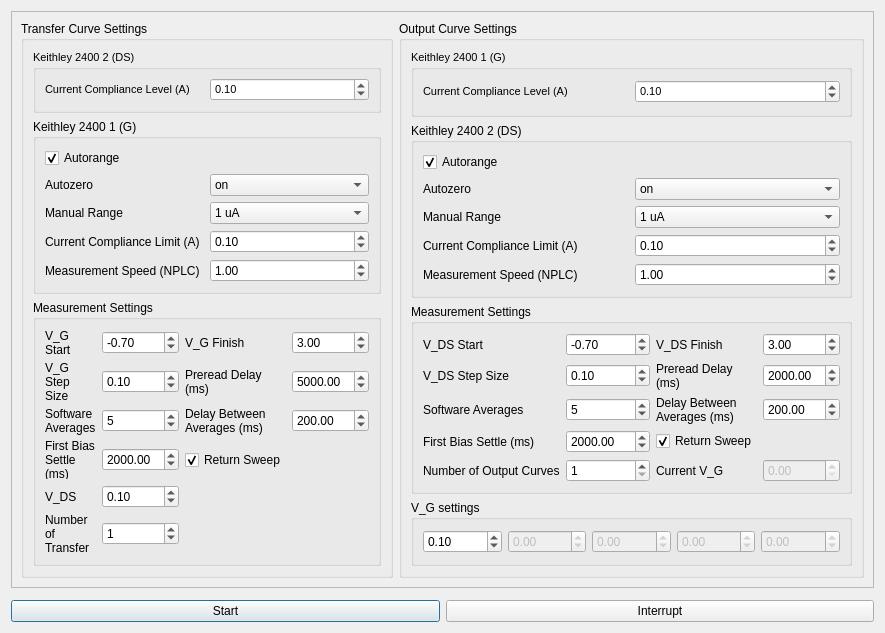
<?xml version="1.0" encoding="UTF-8"?>
<ui version="4.0">
 <class>Dialog</class>
 <widget class="QDialog" name="Dialog">
  <property name="geometry">
   <rect>
    <x>0</x>
    <y>0</y>
    <width>879</width>
    <height>633</height>
   </rect>
  </property>
  <property name="windowTitle">
   <string>Dialog</string>
  </property>
  <layout class="QGridLayout" name="gridLayout_5">
   <item row="0" column="0" colspan="2">
    <widget class="QFrame" name="frame">
     <property name="frameShape">
      <enum>QFrame::StyledPanel</enum>
     </property>
     <property name="frameShadow">
      <enum>QFrame::Raised</enum>
     </property>
     <layout class="QHBoxLayout" name="horizontalLayout_3">
      <item>
       <widget class="QGroupBox" name="groupBox_4">
        <property name="title">
         <string>Transfer Curve Settings</string>
        </property>
        <layout class="QVBoxLayout" name="verticalLayout_2">
         <item>
          <widget class="QGroupBox" name="groupBox_6">
           <property name="font">
            <font>
             <pointsize>8</pointsize>
            </font>
           </property>
           <property name="title">
            <string>Keithley 2400 2 (DS)</string>
           </property>
           <layout class="QHBoxLayout" name="horizontalLayout_2">
            <item>
             <widget class="QLabel" name="label_6">
              <property name="text">
               <string>Current Compliance Level (A)</string>
              </property>
              <property name="wordWrap">
               <bool>true</bool>
              </property>
             </widget>
            </item>
            <item>
             <widget class="QDoubleSpinBox" name="current_compliance_ds_transfer_doubleSpinBox">
              <property name="minimum">
               <double>-100.000000000000000</double>
              </property>
              <property name="value">
               <double>0.100000000000000</double>
              </property>
             </widget>
            </item>
           </layout>
          </widget>
         </item>
         <item>
          <widget class="QGroupBox" name="groupBox_7">
           <property name="title">
            <string>Keithley 2400 1 (G)</string>
           </property>
           <layout class="QGridLayout" name="gridLayout_4">
            <item row="2" column="0">
             <widget class="QLabel" name="label_7">
              <property name="text">
               <string>Manual Range</string>
              </property>
              <property name="wordWrap">
               <bool>true</bool>
              </property>
             </widget>
            </item>
            <item row="3" column="0">
             <widget class="QLabel" name="label_8">
              <property name="text">
               <string>Current Compliance Limit (A)</string>
              </property>
              <property name="wordWrap">
               <bool>true</bool>
              </property>
             </widget>
            </item>
            <item row="2" column="1">
             <widget class="QComboBox" name="manual_range_g_comboBox">
              <item>
               <property name="text">
                <string>1 uA</string>
               </property>
              </item>
              <item>
               <property name="text">
                <string>10 uA</string>
               </property>
              </item>
              <item>
               <property name="text">
                <string>100 uA</string>
               </property>
              </item>
              <item>
               <property name="text">
                <string>1 mA</string>
               </property>
              </item>
              <item>
               <property name="text">
                <string>10 mA</string>
               </property>
              </item>
              <item>
               <property name="text">
                <string>100 mA</string>
               </property>
              </item>
              <item>
               <property name="text">
                <string>1 A</string>
               </property>
              </item>
             </widget>
            </item>
            <item row="3" column="1">
             <widget class="QDoubleSpinBox" name="current_compliance_g_transfer_doubleSpinBox">
              <property name="minimum">
               <double>-100.000000000000000</double>
              </property>
              <property name="value">
               <double>0.100000000000000</double>
              </property>
             </widget>
            </item>
            <item row="4" column="0">
             <widget class="QLabel" name="label_21">
              <property name="text">
               <string>Measurement Speed (NPLC)</string>
              </property>
              <property name="wordWrap">
               <bool>true</bool>
              </property>
             </widget>
            </item>
            <item row="0" column="0">
             <widget class="QCheckBox" name="autorange_g_checkBox">
              <property name="text">
               <string>Autorange</string>
              </property>
              <property name="checked">
               <bool>true</bool>
              </property>
             </widget>
            </item>
            <item row="4" column="1">
             <widget class="QDoubleSpinBox" name="nplc_g_doubleSpinBox">
              <property name="maximum">
               <double>10.000000000000000</double>
              </property>
              <property name="value">
               <double>1.000000000000000</double>
              </property>
             </widget>
            </item>
            <item row="1" column="1">
             <widget class="QComboBox" name="autozero_g_comboBox">
              <item>
               <property name="text">
                <string>on</string>
               </property>
              </item>
              <item>
               <property name="text">
                <string>off</string>
               </property>
              </item>
              <item>
               <property name="text">
                <string>once</string>
               </property>
              </item>
             </widget>
            </item>
            <item row="1" column="0">
             <widget class="QLabel" name="label_22">
              <property name="text">
               <string>Autozero</string>
              </property>
             </widget>
            </item>
           </layout>
          </widget>
         </item>
         <item>
          <widget class="QGroupBox" name="groupBox_5">
           <property name="title">
            <string>Measurement Settings</string>
           </property>
           <layout class="QGridLayout" name="gridLayout_3">
            <item row="6" column="1">
             <widget class="QDoubleSpinBox" name="v_ds_doubleSpinBox">
              <property name="minimum">
               <double>-100.000000000000000</double>
              </property>
              <property name="value">
               <double>0.100000000000000</double>
              </property>
             </widget>
            </item>
            <item row="4" column="3">
             <widget class="QDoubleSpinBox" name="delay_between_averages_transfer_doubleSpinBox">
              <property name="maximum">
               <double>25000.000000000000000</double>
              </property>
              <property name="value">
               <double>200.000000000000000</double>
              </property>
             </widget>
            </item>
            <item row="4" column="0">
             <widget class="QLabel" name="label_17">
              <property name="text">
               <string>Software Averages</string>
              </property>
              <property name="wordWrap">
               <bool>true</bool>
              </property>
             </widget>
            </item>
            <item row="5" column="2">
             <widget class="QCheckBox" name="return_sweep_transfer_checkBox">
              <property name="text">
               <string>Return Sweep</string>
              </property>
              <property name="checked">
               <bool>true</bool>
              </property>
             </widget>
            </item>
            <item row="0" column="0">
             <widget class="QLabel" name="v_sweep_start_label_2">
              <property name="text">
               <string>V_G Start</string>
              </property>
              <property name="wordWrap">
               <bool>true</bool>
              </property>
             </widget>
            </item>
            <item row="6" column="0">
             <widget class="QLabel" name="v_constant_label_2">
              <property name="text">
               <string>V_DS</string>
              </property>
             </widget>
            </item>
            <item row="4" column="1">
             <widget class="QDoubleSpinBox" name="software_averages_transfer_doubleSpinBox">
              <property name="decimals">
               <number>0</number>
              </property>
              <property name="value">
               <double>5.000000000000000</double>
              </property>
             </widget>
            </item>
            <item row="5" column="0">
             <widget class="QLabel" name="label_18">
              <property name="text">
               <string>First Bias Settle (ms)</string>
              </property>
              <property name="wordWrap">
               <bool>true</bool>
              </property>
             </widget>
            </item>
            <item row="2" column="1">
             <widget class="QDoubleSpinBox" name="v_g_step_size_doubleSpinBox">
              <property name="minimum">
               <double>-100.000000000000000</double>
              </property>
              <property name="value">
               <double>0.100000000000000</double>
              </property>
             </widget>
            </item>
            <item row="4" column="2">
             <widget class="QLabel" name="label_13">
              <property name="text">
               <string>Delay Between Averages (ms)</string>
              </property>
              <property name="wordWrap">
               <bool>true</bool>
              </property>
             </widget>
            </item>
            <item row="2" column="0">
             <widget class="QLabel" name="v_sweep_step_size_label_2">
              <property name="text">
               <string>V_G Step Size</string>
              </property>
              <property name="wordWrap">
               <bool>true</bool>
              </property>
             </widget>
            </item>
            <item row="2" column="2">
             <widget class="QLabel" name="label_16">
              <property name="text">
               <string>Preread Delay (ms)</string>
              </property>
              <property name="wordWrap">
               <bool>true</bool>
              </property>
             </widget>
            </item>
            <item row="0" column="2">
             <widget class="QLabel" name="v_sweep_finish_label_2">
              <property name="text">
               <string>V_G Finish</string>
              </property>
              <property name="wordWrap">
               <bool>true</bool>
              </property>
             </widget>
            </item>
            <item row="0" column="1">
             <widget class="QDoubleSpinBox" name="v_g_start_doubleSpinBox">
              <property name="minimum">
               <double>-100.000000000000000</double>
              </property>
              <property name="value">
               <double>-0.700000000000000</double>
              </property>
             </widget>
            </item>
            <item row="0" column="3">
             <widget class="QDoubleSpinBox" name="v_g_finish_doubleSpinBox">
              <property name="minimum">
               <double>-100.000000000000000</double>
              </property>
              <property name="value">
               <double>3.000000000000000</double>
              </property>
             </widget>
            </item>
            <item row="2" column="3">
             <widget class="QDoubleSpinBox" name="preread_delay_transfer_doubleSpinBox">
              <property name="maximum">
               <double>25000.000000000000000</double>
              </property>
              <property name="value">
               <double>5000.000000000000000</double>
              </property>
             </widget>
            </item>
            <item row="5" column="1">
             <widget class="QDoubleSpinBox" name="first_bias_settle_transfer_doubleSpinBox">
              <property name="maximum">
               <double>25000.000000000000000</double>
              </property>
              <property name="value">
               <double>2000.000000000000000</double>
              </property>
             </widget>
            </item>
            <item row="7" column="0">
             <widget class="QLabel" name="label_23">
              <property name="text">
               <string>Number of Transfer Curves</string>
              </property>
              <property name="wordWrap">
               <bool>true</bool>
              </property>
             </widget>
            </item>
            <item row="7" column="1">
             <widget class="QDoubleSpinBox" name="num_transfer_curves_doubleSpinBox">
              <property name="decimals">
               <number>0</number>
              </property>
              <property name="value">
               <double>1.000000000000000</double>
              </property>
             </widget>
            </item>
           </layout>
          </widget>
         </item>
        </layout>
       </widget>
      </item>
      <item>
       <widget class="QGroupBox" name="groupBox">
        <property name="title">
         <string>Output Curve Settings</string>
        </property>
        <layout class="QVBoxLayout" name="verticalLayout">
         <item>
          <widget class="QGroupBox" name="groupBox">
           <property name="font">
            <font>
             <pointsize>8</pointsize>
            </font>
           </property>
           <property name="title">
            <string>Keithley 2400 1 (G)</string>
           </property>
           <layout class="QHBoxLayout" name="horizontalLayout">
            <item>
             <widget class="QLabel" name="label">
              <property name="text">
               <string>Current Compliance Level (A)</string>
              </property>
              <property name="wordWrap">
               <bool>true</bool>
              </property>
             </widget>
            </item>
            <item>
             <widget class="QDoubleSpinBox" name="current_compliance_g_output_doubleSpinBox">
              <property name="minimum">
               <double>-100.000000000000000</double>
              </property>
              <property name="value">
               <double>0.100000000000000</double>
              </property>
             </widget>
            </item>
           </layout>
          </widget>
         </item>
         <item>
          <widget class="QGroupBox" name="groupBox_2">
           <property name="title">
            <string>Keithley 2400 2 (DS)</string>
           </property>
           <layout class="QGridLayout" name="gridLayout">
            <item row="0" column="0">
             <widget class="QCheckBox" name="autorange_ds_checkBox">
              <property name="text">
               <string>Autorange</string>
              </property>
              <property name="checked">
               <bool>true</bool>
              </property>
             </widget>
            </item>
            <item row="2" column="0">
             <widget class="QLabel" name="label_3">
              <property name="text">
               <string>Manual Range</string>
              </property>
              <property name="wordWrap">
               <bool>true</bool>
              </property>
             </widget>
            </item>
            <item row="3" column="0">
             <widget class="QLabel" name="label_4">
              <property name="text">
               <string>Current Compliance Limit (A)</string>
              </property>
              <property name="wordWrap">
               <bool>true</bool>
              </property>
             </widget>
            </item>
            <item row="1" column="0">
             <widget class="QLabel" name="label_9">
              <property name="text">
               <string>Autozero</string>
              </property>
             </widget>
            </item>
            <item row="3" column="1">
             <widget class="QDoubleSpinBox" name="current_compliance_ds_output_doubleSpinBox">
              <property name="minimum">
               <double>-100.000000000000000</double>
              </property>
              <property name="value">
               <double>0.100000000000000</double>
              </property>
             </widget>
            </item>
            <item row="2" column="1">
             <widget class="QComboBox" name="manual_range_ds_comboBox">
              <item>
               <property name="text">
                <string>1 uA</string>
               </property>
              </item>
              <item>
               <property name="text">
                <string>10 uA</string>
               </property>
              </item>
              <item>
               <property name="text">
                <string>100 uA</string>
               </property>
              </item>
              <item>
               <property name="text">
                <string>1 mA</string>
               </property>
              </item>
              <item>
               <property name="text">
                <string>10 mA</string>
               </property>
              </item>
              <item>
               <property name="text">
                <string>100 mA</string>
               </property>
              </item>
              <item>
               <property name="text">
                <string>1 A</string>
               </property>
              </item>
             </widget>
            </item>
            <item row="4" column="1">
             <widget class="QDoubleSpinBox" name="nplc_ds_doubleSpinBox">
              <property name="maximum">
               <double>10.000000000000000</double>
              </property>
              <property name="value">
               <double>1.000000000000000</double>
              </property>
             </widget>
            </item>
            <item row="4" column="0">
             <widget class="QLabel" name="label_5">
              <property name="text">
               <string>Measurement Speed (NPLC)</string>
              </property>
              <property name="wordWrap">
               <bool>true</bool>
              </property>
             </widget>
            </item>
            <item row="1" column="1">
             <widget class="QComboBox" name="autozero_ds_comboBox">
              <item>
               <property name="text">
                <string>on</string>
               </property>
              </item>
              <item>
               <property name="text">
                <string>off</string>
               </property>
              </item>
              <item>
               <property name="text">
                <string>once</string>
               </property>
              </item>
             </widget>
            </item>
           </layout>
          </widget>
         </item>
         <item>
          <widget class="QGroupBox" name="groupBox_3">
           <property name="title">
            <string>Measurement Settings</string>
           </property>
           <layout class="QGridLayout" name="gridLayout_2">
            <item row="0" column="2">
             <widget class="QLabel" name="v_sweep_finish_label">
              <property name="text">
               <string>V_DS Finish</string>
              </property>
              <property name="wordWrap">
               <bool>true</bool>
              </property>
             </widget>
            </item>
            <item row="0" column="1">
             <widget class="QDoubleSpinBox" name="v_ds_start_doubleSpinBox">
              <property name="minimum">
               <double>-100.000000000000000</double>
              </property>
              <property name="value">
               <double>-0.700000000000000</double>
              </property>
             </widget>
            </item>
            <item row="4" column="2">
             <widget class="QLabel" name="label_12">
              <property name="text">
               <string>Delay Between Averages (ms)</string>
              </property>
              <property name="wordWrap">
               <bool>true</bool>
              </property>
             </widget>
            </item>
            <item row="0" column="0">
             <widget class="QLabel" name="v_sweep_start_label">
              <property name="text">
               <string>V_DS Start</string>
              </property>
              <property name="wordWrap">
               <bool>true</bool>
              </property>
             </widget>
            </item>
            <item row="2" column="0">
             <widget class="QLabel" name="v_sweep_step_size_label">
              <property name="text">
               <string>V_DS Step Size</string>
              </property>
              <property name="wordWrap">
               <bool>true</bool>
              </property>
             </widget>
            </item>
            <item row="0" column="3">
             <widget class="QDoubleSpinBox" name="v_ds_finish_doubleSpinBox">
              <property name="minimum">
               <double>-100.000000000000000</double>
              </property>
              <property name="value">
               <double>3.000000000000000</double>
              </property>
             </widget>
            </item>
            <item row="4" column="1">
             <widget class="QDoubleSpinBox" name="software_averages_output_doubleSpinBox">
              <property name="decimals">
               <number>0</number>
              </property>
              <property name="value">
               <double>5.000000000000000</double>
              </property>
             </widget>
            </item>
            <item row="5" column="1">
             <widget class="QDoubleSpinBox" name="first_bias_settle_output_doubleSpinBox">
              <property name="maximum">
               <double>250000.000000000000000</double>
              </property>
              <property name="value">
               <double>2000.000000000000000</double>
              </property>
             </widget>
            </item>
            <item row="4" column="0">
             <widget class="QLabel" name="label_11">
              <property name="text">
               <string>Software Averages</string>
              </property>
              <property name="wordWrap">
               <bool>true</bool>
              </property>
             </widget>
            </item>
            <item row="4" column="3">
             <widget class="QDoubleSpinBox" name="delay_between_averages_output_doubleSpinBox">
              <property name="maximum">
               <double>25000.000000000000000</double>
              </property>
              <property name="value">
               <double>200.000000000000000</double>
              </property>
             </widget>
            </item>
            <item row="5" column="0">
             <widget class="QLabel" name="label_14">
              <property name="text">
               <string>First Bias Settle (ms)</string>
              </property>
              <property name="wordWrap">
               <bool>true</bool>
              </property>
             </widget>
            </item>
            <item row="2" column="1">
             <widget class="QDoubleSpinBox" name="v_ds_step_size_doubleSpinBox">
              <property name="minimum">
               <double>-100.000000000000000</double>
              </property>
              <property name="value">
               <double>0.100000000000000</double>
              </property>
             </widget>
            </item>
            <item row="5" column="2">
             <widget class="QCheckBox" name="return_sweep_output_checkBox">
              <property name="text">
               <string>Return Sweep</string>
              </property>
              <property name="checked">
               <bool>true</bool>
              </property>
             </widget>
            </item>
            <item row="2" column="3">
             <widget class="QDoubleSpinBox" name="preread_delay_output_doubleSpinBox">
              <property name="maximum">
               <double>25000.000000000000000</double>
              </property>
              <property name="value">
               <double>2000.000000000000000</double>
              </property>
             </widget>
            </item>
            <item row="2" column="2">
             <widget class="QLabel" name="label_10">
              <property name="text">
               <string>Preread Delay (ms)</string>
              </property>
              <property name="wordWrap">
               <bool>true</bool>
              </property>
             </widget>
            </item>
            <item row="6" column="2">
             <widget class="QLabel" name="v_constant_label">
              <property name="text">
               <string>Current V_G</string>
              </property>
             </widget>
            </item>
            <item row="6" column="3">
             <widget class="QDoubleSpinBox" name="v_g_doubleSpinBox">
              <property name="enabled">
               <bool>false</bool>
              </property>
             </widget>
            </item>
            <item row="6" column="0">
             <widget class="QLabel" name="label_24">
              <property name="text">
               <string>Number of Output Curves</string>
              </property>
             </widget>
            </item>
            <item row="6" column="1">
             <widget class="QDoubleSpinBox" name="num_output_curves_doubleSpinBox">
              <property name="decimals">
               <number>0</number>
              </property>
              <property name="minimum">
               <double>1.000000000000000</double>
              </property>
              <property name="maximum">
               <double>5.000000000000000</double>
              </property>
             </widget>
            </item>
           </layout>
          </widget>
         </item>
         <item>
          <widget class="QGroupBox" name="v_g_groupBox">
           <property name="title">
            <string>V_G settings</string>
           </property>
           <layout class="QHBoxLayout" name="horizontalLayout_4">
            <item>
             <widget class="QDoubleSpinBox" name="v_g1_doubleSpinBox">
              <property name="minimum">
               <double>-100.000000000000000</double>
              </property>
              <property name="value">
               <double>0.100000000000000</double>
              </property>
             </widget>
            </item>
            <item>
             <widget class="QDoubleSpinBox" name="v_g2_doubleSpinBox">
              <property name="enabled">
               <bool>false</bool>
              </property>
              <property name="minimum">
               <double>-100.000000000000000</double>
              </property>
             </widget>
            </item>
            <item>
             <widget class="QDoubleSpinBox" name="v_g3_doubleSpinBox">
              <property name="enabled">
               <bool>false</bool>
              </property>
              <property name="minimum">
               <double>-100.000000000000000</double>
              </property>
             </widget>
            </item>
            <item>
             <widget class="QDoubleSpinBox" name="v_g4_doubleSpinBox">
              <property name="enabled">
               <bool>false</bool>
              </property>
              <property name="minimum">
               <double>-100.000000000000000</double>
              </property>
             </widget>
            </item>
            <item>
             <widget class="QDoubleSpinBox" name="v_g5_doubleSpinBox">
              <property name="enabled">
               <bool>false</bool>
              </property>
              <property name="minimum">
               <double>-100.000000000000000</double>
              </property>
             </widget>
            </item>
           </layout>
          </widget>
         </item>
        </layout>
       </widget>
      </item>
     </layout>
    </widget>
   </item>
   <item row="5" column="0">
    <widget class="QPushButton" name="start_pushButton">
     <property name="text">
      <string>Start</string>
     </property>
    </widget>
   </item>
   <item row="5" column="1">
    <widget class="QPushButton" name="interrupt_pushButton">
     <property name="text">
      <string>Interrupt</string>
     </property>
    </widget>
   </item>
   <item row="1" column="0">
    <widget class="QFrame" name="frame_2">
     <property name="frameShape">
      <enum>QFrame::StyledPanel</enum>
     </property>
     <property name="frameShadow">
      <enum>QFrame::Raised</enum>
     </property>
     <widget class="QDoubleSpinBox" name="thickness_doubleSpinBox">
      <property name="geometry">
       <rect>
        <x>340</x>
        <y>50</y>
        <width>65</width>
        <height>20</height>
       </rect>
      </property>
      <property name="maximum">
       <double>1000.000000000000000</double>
      </property>
      <property name="value">
       <double>50.000000000000000</double>
      </property>
     </widget>
     <widget class="QLabel" name="label_15">
      <property name="geometry">
       <rect>
        <x>10</x>
        <y>50</y>
        <width>121</width>
        <height>20</height>
       </rect>
      </property>
      <property name="text">
       <string>Dimension (manual mode)</string>
      </property>
     </widget>
     <widget class="QLabel" name="label_19">
      <property name="geometry">
       <rect>
        <x>330</x>
        <y>20</y>
        <width>71</width>
        <height>16</height>
       </rect>
      </property>
      <property name="text">
       <string>Thickness (um)</string>
      </property>
     </widget>
     <widget class="QComboBox" name="dimension_comboBox">
      <property name="geometry">
       <rect>
        <x>190</x>
        <y>50</y>
        <width>74</width>
        <height>20</height>
       </rect>
      </property>
      <item>
       <property name="text">
        <string>4000 x 20</string>
       </property>
      </item>
      <item>
       <property name="text">
        <string>2000 x 20</string>
       </property>
      </item>
      <item>
       <property name="text">
        <string>1000 x 20</string>
       </property>
      </item>
      <item>
       <property name="text">
        <string>800 x 20</string>
       </property>
      </item>
      <item>
       <property name="text">
        <string>400 x 20</string>
       </property>
      </item>
      <item>
       <property name="text">
        <string>200 x 20</string>
       </property>
      </item>
      <item>
       <property name="text">
        <string>100 x 20</string>
       </property>
      </item>
     </widget>
     <widget class="QComboBox" name="pixel_comboBox">
      <property name="geometry">
       <rect>
        <x>180</x>
        <y>20</y>
        <width>101</width>
        <height>20</height>
       </rect>
      </property>
      <item>
       <property name="text">
        <string>800</string>
       </property>
      </item>
      <item>
       <property name="text">
        <string>2000</string>
       </property>
      </item>
      <item>
       <property name="text">
        <string>200</string>
       </property>
      </item>
      <item>
       <property name="text">
        <string>100</string>
       </property>
      </item>
      <item>
       <property name="text">
        <string>400</string>
       </property>
      </item>
      <item>
       <property name="text">
        <string>1000</string>
       </property>
      </item>
      <item>
       <property name="text">
        <string>4000</string>
       </property>
      </item>
     </widget>
     <widget class="QLabel" name="label_20">
      <property name="geometry">
       <rect>
        <x>10</x>
        <y>20</y>
        <width>141</width>
        <height>16</height>
       </rect>
      </property>
      <property name="text">
       <string>Dimension (with relay (um))</string>
      </property>
     </widget>
    </widget>
   </item>
  </layout>
 </widget>
 <tabstops>
  <tabstop>current_compliance_ds_transfer_doubleSpinBox</tabstop>
  <tabstop>autorange_g_checkBox</tabstop>
  <tabstop>autozero_g_comboBox</tabstop>
  <tabstop>manual_range_g_comboBox</tabstop>
  <tabstop>current_compliance_g_transfer_doubleSpinBox</tabstop>
  <tabstop>nplc_g_doubleSpinBox</tabstop>
  <tabstop>v_g_start_doubleSpinBox</tabstop>
  <tabstop>v_g_finish_doubleSpinBox</tabstop>
  <tabstop>v_g_step_size_doubleSpinBox</tabstop>
  <tabstop>preread_delay_transfer_doubleSpinBox</tabstop>
  <tabstop>software_averages_transfer_doubleSpinBox</tabstop>
  <tabstop>delay_between_averages_transfer_doubleSpinBox</tabstop>
  <tabstop>first_bias_settle_transfer_doubleSpinBox</tabstop>
  <tabstop>return_sweep_transfer_checkBox</tabstop>
  <tabstop>v_ds_doubleSpinBox</tabstop>
  <tabstop>num_transfer_curves_doubleSpinBox</tabstop>
  <tabstop>current_compliance_g_output_doubleSpinBox</tabstop>
  <tabstop>autorange_ds_checkBox</tabstop>
  <tabstop>autozero_ds_comboBox</tabstop>
  <tabstop>manual_range_ds_comboBox</tabstop>
  <tabstop>current_compliance_ds_output_doubleSpinBox</tabstop>
  <tabstop>nplc_ds_doubleSpinBox</tabstop>
  <tabstop>v_ds_start_doubleSpinBox</tabstop>
  <tabstop>v_ds_finish_doubleSpinBox</tabstop>
  <tabstop>v_ds_step_size_doubleSpinBox</tabstop>
  <tabstop>preread_delay_output_doubleSpinBox</tabstop>
  <tabstop>software_averages_output_doubleSpinBox</tabstop>
  <tabstop>delay_between_averages_output_doubleSpinBox</tabstop>
  <tabstop>first_bias_settle_output_doubleSpinBox</tabstop>
  <tabstop>return_sweep_output_checkBox</tabstop>
  <tabstop>num_output_curves_doubleSpinBox</tabstop>
  <tabstop>v_g_doubleSpinBox</tabstop>
  <tabstop>v_g1_doubleSpinBox</tabstop>
  <tabstop>v_g2_doubleSpinBox</tabstop>
  <tabstop>v_g3_doubleSpinBox</tabstop>
  <tabstop>v_g4_doubleSpinBox</tabstop>
  <tabstop>v_g5_doubleSpinBox</tabstop>
  <tabstop>dimension_comboBox</tabstop>
  <tabstop>thickness_doubleSpinBox</tabstop>
  <tabstop>start_pushButton</tabstop>
  <tabstop>interrupt_pushButton</tabstop>
 </tabstops>
 <resources/>
 <connections/>
</ui>
